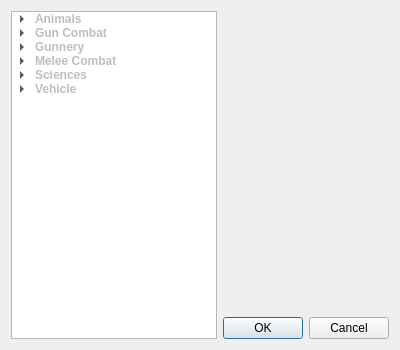
<?xml version="1.0" encoding="UTF-8"?>
<ui version="4.0">
 <class>SkillCascadeDialog</class>
 <widget class="QDialog" name="SkillCascadeDialog">
  <property name="geometry">
   <rect>
    <x>0</x>
    <y>0</y>
    <width>400</width>
    <height>350</height>
   </rect>
  </property>
  <property name="windowTitle">
   <string>Cascade Skill Dialog</string>
  </property>
  <layout class="QGridLayout" name="gridLayout">
   <item row="1" column="1">
    <widget class="QDialogButtonBox" name="buttonBox">
     <property name="orientation">
      <enum>Qt::Horizontal</enum>
     </property>
     <property name="standardButtons">
      <set>QDialogButtonBox::Cancel|QDialogButtonBox::Ok</set>
     </property>
    </widget>
   </item>
   <item row="0" column="1">
    <widget class="QLabel" name="label">
     <property name="text">
      <string/>
     </property>
    </widget>
   </item>
   <item row="0" column="0" rowspan="2">
    <widget class="QTreeWidget" name="treeWidget">
     <property name="autoScroll">
      <bool>false</bool>
     </property>
     <property name="editTriggers">
      <set>QAbstractItemView::NoEditTriggers</set>
     </property>
     <property name="rootIsDecorated">
      <bool>true</bool>
     </property>
     <property name="itemsExpandable">
      <bool>true</bool>
     </property>
     <attribute name="headerVisible">
      <bool>false</bool>
     </attribute>
     <column>
      <property name="text">
       <string>Cascade Skills</string>
      </property>
     </column>
     <item>
      <property name="text">
       <string>Animals</string>
      </property>
      <property name="toolTip">
       <string>The various specialties of this skill cover different aspects of animal handling.
When this skill is received, the character must immediately select one of the
following: Farming, Riding, Survival, or Veterinary Medicine.</string>
      </property>
      <property name="font">
       <font>
        <weight>75</weight>
        <bold>true</bold>
       </font>
      </property>
      <property name="flags">
       <set>ItemIsDragEnabled|ItemIsDropEnabled|ItemIsUserCheckable</set>
      </property>
      <item>
       <property name="text">
        <string>Farming</string>
       </property>
       <property name="toolTip">
        <string>The character can grow and harvest crops and raise animals. This also covers
hydroponic farming and clone harvesting for food production, at sufficiently
high techlevels.</string>
       </property>
       <property name="flags">
        <set>ItemIsSelectable|ItemIsDragEnabled|ItemIsDropEnabled|ItemIsUserCheckable</set>
       </property>
      </item>
      <item>
       <property name="text">
        <string>Riding</string>
       </property>
       <property name="flags">
        <set>ItemIsSelectable|ItemIsDragEnabled|ItemIsDropEnabled|ItemIsUserCheckable</set>
       </property>
      </item>
      <item>
       <property name="text">
        <string>Survival</string>
       </property>
       <property name="flags">
        <set>ItemIsSelectable|ItemIsDragEnabled|ItemIsDropEnabled|ItemIsUserCheckable</set>
       </property>
      </item>
      <item>
       <property name="text">
        <string>Veterinary Medicine</string>
       </property>
       <property name="flags">
        <set>ItemIsSelectable|ItemIsDragEnabled|ItemIsDropEnabled|ItemIsUserCheckable</set>
       </property>
      </item>
     </item>
     <item>
      <property name="text">
       <string>Gun Combat</string>
      </property>
      <property name="toolTip">
       <string>The various specialties of this skill cover different types of ranged personal
weapons. When this skill is received, the character must immediately select
one of the following: Archery, Energy Pistol, Energy Rifle, Shotgun,
Slug Pistol, or Slug Rifle.</string>
      </property>
      <property name="font">
       <font>
        <weight>75</weight>
        <bold>true</bold>
       </font>
      </property>
      <property name="flags">
       <set>ItemIsDragEnabled|ItemIsDropEnabled|ItemIsUserCheckable</set>
      </property>
      <item>
       <property name="text">
        <string>Archery</string>
       </property>
       <property name="toolTip">
        <string>The character is skilled at using bows and crossbows for hunting or in combat.</string>
       </property>
       <property name="flags">
        <set>ItemIsSelectable|ItemIsDragEnabled|ItemIsDropEnabled|ItemIsUserCheckable</set>
       </property>
      </item>
      <item>
       <property name="text">
        <string>Energy Pistol</string>
       </property>
       <property name="toolTip">
        <string>The character is skilled at using advanced pistol-style energy weapons like
laser pistols and stunners.</string>
       </property>
       <property name="flags">
        <set>ItemIsSelectable|ItemIsDragEnabled|ItemIsDropEnabled|ItemIsUserCheckable</set>
       </property>
      </item>
      <item>
       <property name="text">
        <string>Energy RIfle</string>
       </property>
       <property name="toolTip">
        <string>The character is skilled at using advanced energy weapons like laser rifles or
plasma rifles.</string>
       </property>
       <property name="flags">
        <set>ItemIsSelectable|ItemIsDragEnabled|ItemIsDropEnabled|ItemIsUserCheckable</set>
       </property>
      </item>
      <item>
       <property name="text">
        <string>Shotgun</string>
       </property>
       <property name="toolTip">
        <string>The character is skilled at using shotguns.</string>
       </property>
       <property name="flags">
        <set>ItemIsSelectable|ItemIsDragEnabled|ItemIsDropEnabled|ItemIsUserCheckable</set>
       </property>
      </item>
      <item>
       <property name="text">
        <string>Slug Pistol</string>
       </property>
       <property name="toolTip">
        <string>The character is skilled at using projectile-based pistols like the body pistol or
snub pistol.</string>
       </property>
       <property name="flags">
        <set>ItemIsSelectable|ItemIsDragEnabled|ItemIsDropEnabled|ItemIsUserCheckable</set>
       </property>
      </item>
      <item>
       <property name="text">
        <string>Slug Rifle</string>
       </property>
       <property name="toolTip">
        <string>The character is skilled at using projectile-based rifle weapons such as the
autorifle or gauss rifle.</string>
       </property>
       <property name="flags">
        <set>ItemIsSelectable|ItemIsDragEnabled|ItemIsDropEnabled|ItemIsUserCheckable</set>
       </property>
      </item>
     </item>
     <item>
      <property name="text">
       <string>Gunnery</string>
      </property>
      <property name="toolTip">
       <string>The various specialties of this skill cover different types of devastating
weapons commonly used against vehicles, spaceships and ground
installations. When this skill is received, the character must immediately select
one of the following: Bay Weapons, Heavy Weapons, Screens, Spinal Mounts,
or Turret Weapons.</string>
      </property>
      <property name="font">
       <font>
        <weight>75</weight>
        <bold>true</bold>
       </font>
      </property>
      <property name="flags">
       <set>ItemIsDragEnabled|ItemIsDropEnabled|ItemIsUserCheckable</set>
      </property>
      <item>
       <property name="text">
        <string>Bay Weapons</string>
       </property>
       <property name="toolTip">
        <string>The character is skilled at operating bay weapons on board a ship.</string>
       </property>
       <property name="flags">
        <set>ItemIsSelectable|ItemIsDragEnabled|ItemIsDropEnabled|ItemIsUserCheckable</set>
       </property>
      </item>
      <item>
       <property name="text">
        <string>Heavy Weapons</string>
       </property>
       <property name="toolTip">
        <string>The Heavy Weapons skill covers man-portable and larger weapons that cause
extreme property damage, such as rocket launchers, artillery and plasma
weapons.</string>
       </property>
       <property name="flags">
        <set>ItemIsSelectable|ItemIsDragEnabled|ItemIsDropEnabled|ItemIsUserCheckable</set>
       </property>
      </item>
      <item>
       <property name="text">
        <string>Screens</string>
       </property>
       <property name="toolTip">
        <string>The character is skilled at activating and using a ship’s energy screens like
nuclear dampers or meson screens.</string>
       </property>
       <property name="flags">
        <set>ItemIsSelectable|ItemIsDragEnabled|ItemIsDropEnabled|ItemIsUserCheckable</set>
       </property>
      </item>
      <item>
       <property name="text">
        <string>Spinal Mounts</string>
       </property>
       <property name="toolTip">
        <string>The character is skilled at operating bay or spinal mount weapons on board a
ship. These weapons can be used against other ships or for planetary
bombardment or attacks on stationary targets. Spinal mounts will be covered
in a future supplement.</string>
       </property>
       <property name="flags">
        <set>ItemIsSelectable|ItemIsDragEnabled|ItemIsDropEnabled|ItemIsUserCheckable</set>
       </property>
      </item>
      <item>
       <property name="text">
        <string>Turret Weapons</string>
       </property>
       <property name="toolTip">
        <string>The character is skilled at operating turret-mounted weapons on board a ship.</string>
       </property>
       <property name="flags">
        <set>ItemIsSelectable|ItemIsDragEnabled|ItemIsDropEnabled|ItemIsUserCheckable</set>
       </property>
      </item>
     </item>
     <item>
      <property name="text">
       <string>Melee Combat</string>
      </property>
      <property name="toolTip">
       <string>The various specialties of this skill cover different types of personal melee
combat weapons. When this skill is received, the character must immediately
select one of the following: Natural Weapons, Bludgeoning Weapons, Piercing
Weapons or Slashing Weapons.</string>
      </property>
      <property name="font">
       <font>
        <weight>75</weight>
        <bold>true</bold>
       </font>
      </property>
      <property name="flags">
       <set>ItemIsDragEnabled|ItemIsDropEnabled|ItemIsUserCheckable</set>
      </property>
      <item>
       <property name="text">
        <string>Bludgeoning Weapons</string>
       </property>
       <property name="toolTip">
        <string>The character is skilled at using bludgeoning weapons, such as clubs, staffs
and really big wrenches, in personal combat.</string>
       </property>
       <property name="flags">
        <set>ItemIsSelectable|ItemIsDragEnabled|ItemIsDropEnabled|ItemIsUserCheckable</set>
       </property>
      </item>
      <item>
       <property name="text">
        <string>Natural Weapons</string>
       </property>
       <property name="toolTip">
        <string>The character is skilled at using their natural weapons in personal combat.
Among humans, this includes brawling, martial arts and wrestling.</string>
       </property>
       <property name="flags">
        <set>ItemIsSelectable|ItemIsDragEnabled|ItemIsDropEnabled|ItemIsUserCheckable</set>
       </property>
      </item>
      <item>
       <property name="text">
        <string>Piercing Weapons</string>
       </property>
       <property name="toolTip">
        <string>The character is skilled at using piercing and thrusting weapons, such as
spears and polearms, in personal combat.</string>
       </property>
       <property name="flags">
        <set>ItemIsSelectable|ItemIsDragEnabled|ItemIsDropEnabled|ItemIsUserCheckable</set>
       </property>
      </item>
      <item>
       <property name="text">
        <string>Slashing Weapons</string>
       </property>
       <property name="toolTip">
        <string>The character is skilled at using cutting and slashing weapons, such as swords
and axes, in personal combat.</string>
       </property>
       <property name="flags">
        <set>ItemIsSelectable|ItemIsDragEnabled|ItemIsDropEnabled|ItemIsUserCheckable</set>
       </property>
      </item>
     </item>
     <item>
      <property name="text">
       <string>Sciences</string>
      </property>
      <property name="toolTip">
       <string>The various specialties of this skill cover different areas of scientific study.
When this skill is received, the character must immediately select one of the
following: Life Sciences, Physical Sciences, Social Sciences, or Space
Sciences.</string>
      </property>
      <property name="font">
       <font>
        <weight>75</weight>
        <bold>true</bold>
       </font>
      </property>
      <property name="flags">
       <set>ItemIsDragEnabled|ItemIsDropEnabled|ItemIsUserCheckable</set>
      </property>
      <item>
       <property name="text">
        <string>Life Sciences</string>
       </property>
       <property name="toolTip">
        <string>This skill represents theoretical and practical knowledge derived from the
scientific study of living organisms. This covers a wide range of related fields,
such as biochemistry, biology, botany, cybernetics, genetics, physiology and
psionocology.</string>
       </property>
       <property name="flags">
        <set>ItemIsSelectable|ItemIsDragEnabled|ItemIsDropEnabled|ItemIsUserCheckable</set>
       </property>
      </item>
      <item>
       <property name="text">
        <string>Physical Sciences</string>
       </property>
       <property name="toolTip">
        <string>This skill represents theoretical and practical knowledge derived from the
scientific study of the nature and properties of energy and non-living matter.
This covers a wide range of related fields, such as chemistry, electronics,
geology and physics.</string>
       </property>
       <property name="flags">
        <set>ItemIsSelectable|ItemIsDragEnabled|ItemIsDropEnabled|ItemIsUserCheckable</set>
       </property>
      </item>
      <item>
       <property name="text">
        <string>Social Sciences</string>
       </property>
       <property name="toolTip">
        <string>This skill represents theoretical and practical knowledge derived from the
scientific study of sophont society and social relationships. This covers a wide
range of related fields, such as archeology, economics, history, philosophy,
psychology and sophontology.</string>
       </property>
       <property name="flags">
        <set>ItemIsSelectable|ItemIsDragEnabled|ItemIsDropEnabled|ItemIsUserCheckable</set>
       </property>
      </item>
      <item>
       <property name="text">
        <string>Space Sciences</string>
       </property>
       <property name="toolTip">
        <string>This skill represents theoretical and practical knowledge derived from several
scientific disciplines that study phenomena occurring in interplanetary and
interstellar space, and the celestial bodies that exist within that space. This
covers a wide range of related fields, such as astronomy, cosmology,
planetology and xenology.</string>
       </property>
       <property name="flags">
        <set>ItemIsSelectable|ItemIsDragEnabled|ItemIsDropEnabled|ItemIsUserCheckable</set>
       </property>
      </item>
     </item>
     <item>
      <property name="text">
       <string>Vehicle</string>
      </property>
      <property name="toolTip">
       <string>The various specialties of this skill cover different types of planetary
transportation. When this skill is received, the character must immediately
select one of the following: Aircraft, Mole, Tracked Vehicle, Watercraft, or
Wheeled Vehicle.</string>
      </property>
      <property name="font">
       <font>
        <weight>75</weight>
        <bold>true</bold>
       </font>
      </property>
      <property name="flags">
       <set>ItemIsDragEnabled|ItemIsDropEnabled|ItemIsUserCheckable</set>
      </property>
      <item>
       <property name="text">
        <string>Aircraft</string>
       </property>
       <property name="toolTip">
        <string>The various specialties of this skill cover different types of flying vehicles.
When this skill is received, the character must immediately select one of the
following: Airship, Grav Vehicle, Rotor Aircraft or Winged Aircraft.</string>
       </property>
       <property name="font">
        <font>
         <weight>75</weight>
         <bold>true</bold>
        </font>
       </property>
       <property name="flags">
        <set>ItemIsDragEnabled|ItemIsDropEnabled|ItemIsUserCheckable</set>
       </property>
       <item>
        <property name="text">
         <string>Grav Vehicle</string>
        </property>
        <property name="toolTip">
         <string>This skill grants the ability to properly maneuver and perform basic, routine
maintenance on air/rafts and other vehicles that use gravitic technology. Grav
vehicles have theoretically perfect maneuverability and can hover, but skill
checks may be necessary when performing high-speed aerobatics.</string>
        </property>
        <property name="flags">
         <set>ItemIsSelectable|ItemIsDragEnabled|ItemIsDropEnabled|ItemIsUserCheckable</set>
        </property>
       </item>
       <item>
        <property name="text">
         <string>Rotor Aircraft</string>
        </property>
        <property name="toolTip">
         <string>This skill grants the ability to properly maneuver and perform basic, routine
maintenance on helicopters, hovercraft and other similar craft. Rotor aircraft
can hover but may require skill checks to keep steady in the face of adverse
environmental conditions.</string>
        </property>
        <property name="flags">
         <set>ItemIsSelectable|ItemIsDragEnabled|ItemIsDropEnabled|ItemIsUserCheckable</set>
        </property>
       </item>
       <item>
        <property name="text">
         <string>Winged Aircraft</string>
        </property>
        <property name="toolTip">
         <string>This skill grants the ability to properly maneuver and perform basic, routine
maintenance on jets and other airplanes using a lifting body. Winged aircraft
must keep moving forwards or they will stall and fall out of the sky.</string>
        </property>
        <property name="flags">
         <set>ItemIsSelectable|ItemIsDragEnabled|ItemIsDropEnabled|ItemIsUserCheckable</set>
        </property>
       </item>
      </item>
      <item>
       <property name="text">
        <string>Ground Vehicle</string>
       </property>
       <property name="toolTip">
        <string>The various specialties of this skill cover different types of ground-based
vehicles. When this skill is received, the character must immediately select one
of the following: Mole, Tracked Vehicle or Wheeled Vehicle.</string>
       </property>
       <property name="font">
        <font>
         <weight>75</weight>
         <bold>true</bold>
        </font>
       </property>
       <property name="flags">
        <set>ItemIsDragEnabled|ItemIsDropEnabled|ItemIsUserCheckable</set>
       </property>
       <item>
        <property name="text">
         <string>Mole</string>
        </property>
        <property name="toolTip">
         <string>This skill grants the ability to properly maneuver and perform basic, routine
maintenance on vehicles that move through solid matter using drills or other
earth-moving technologies, like plasma torches or cavitation.</string>
        </property>
        <property name="flags">
         <set>ItemIsSelectable|ItemIsDragEnabled|ItemIsDropEnabled|ItemIsUserCheckable</set>
        </property>
       </item>
       <item>
        <property name="text">
         <string>Tracked Vehicle</string>
        </property>
        <property name="toolTip">
         <string>This skill grants the ability to properly maneuver and perform basic, routine
maintenance on tanks and other vehicles that move on tracks.</string>
        </property>
        <property name="flags">
         <set>ItemIsSelectable|ItemIsDragEnabled|ItemIsDropEnabled|ItemIsUserCheckable</set>
        </property>
       </item>
       <item>
        <property name="text">
         <string>Wheeled Vehicle</string>
        </property>
        <property name="toolTip">
         <string>This skill grants the ability to properly maneuver and perform basic, routine
maintenance on automobiles and similar wheeled vehicles.</string>
        </property>
        <property name="flags">
         <set>ItemIsSelectable|ItemIsDragEnabled|ItemIsDropEnabled|ItemIsUserCheckable</set>
        </property>
       </item>
      </item>
      <item>
       <property name="text">
        <string>Watercraft</string>
       </property>
       <property name="toolTip">
        <string>The various specialties of this skill cover different types of watercraft and
ocean travel. When this skill is received, the character must immediately select
one of the following: Motorboats, Ocean Ships, Sailing Ships or Submarine.</string>
       </property>
       <property name="font">
        <font>
         <weight>75</weight>
         <bold>true</bold>
        </font>
       </property>
       <property name="flags">
        <set>ItemIsDragEnabled|ItemIsDropEnabled|ItemIsUserCheckable</set>
       </property>
       <item>
        <property name="text">
         <string>Motorboats</string>
        </property>
        <property name="toolTip">
         <string>This skill grants the ability to properly maneuver and perform basic, routine
maintenance on small motorized watercraft.</string>
        </property>
        <property name="flags">
         <set>ItemIsSelectable|ItemIsDragEnabled|ItemIsDropEnabled|ItemIsUserCheckable</set>
        </property>
       </item>
       <item>
        <property name="text">
         <string>Ocean Ships</string>
        </property>
        <property name="toolTip">
         <string>This skill grants the ability to properly maneuver and perform basic, routine
maintenance on large motorized sea-going ships.</string>
        </property>
        <property name="flags">
         <set>ItemIsSelectable|ItemIsDragEnabled|ItemIsDropEnabled|ItemIsUserCheckable</set>
        </property>
       </item>
       <item>
        <property name="text">
         <string>Sailing Ships</string>
        </property>
        <property name="toolTip">
         <string>This skill grants the ability to properly maneuver and perform basic, routine
maintenance on wind-driven watercraft.</string>
        </property>
        <property name="flags">
         <set>ItemIsSelectable|ItemIsDragEnabled|ItemIsDropEnabled|ItemIsUserCheckable</set>
        </property>
       </item>
       <item>
        <property name="text">
         <string>Submarine</string>
        </property>
        <property name="toolTip">
         <string>This skill grants the ability to properly maneuver and perform basic, routine
maintenance on vehicles that travel underwater.</string>
        </property>
        <property name="flags">
         <set>ItemIsSelectable|ItemIsDragEnabled|ItemIsDropEnabled|ItemIsUserCheckable</set>
        </property>
       </item>
      </item>
     </item>
    </widget>
   </item>
  </layout>
 </widget>
 <resources/>
 <connections>
  <connection>
   <sender>buttonBox</sender>
   <signal>accepted()</signal>
   <receiver>SkillCascadeDialog</receiver>
   <slot>accept()</slot>
   <hints>
    <hint type="sourcelabel">
     <x>248</x>
     <y>254</y>
    </hint>
    <hint type="destinationlabel">
     <x>157</x>
     <y>274</y>
    </hint>
   </hints>
  </connection>
  <connection>
   <sender>buttonBox</sender>
   <signal>rejected()</signal>
   <receiver>SkillCascadeDialog</receiver>
   <slot>reject()</slot>
   <hints>
    <hint type="sourcelabel">
     <x>316</x>
     <y>260</y>
    </hint>
    <hint type="destinationlabel">
     <x>286</x>
     <y>274</y>
    </hint>
   </hints>
  </connection>
  <connection>
   <sender>treeWidget</sender>
   <signal>itemSelectionChanged()</signal>
   <receiver>SkillCascadeDialog</receiver>
   <slot>Select()</slot>
   <hints>
    <hint type="sourcelabel">
     <x>113</x>
     <y>174</y>
    </hint>
    <hint type="destinationlabel">
     <x>199</x>
     <y>174</y>
    </hint>
   </hints>
  </connection>
  <connection>
   <sender>treeWidget</sender>
   <signal>itemDoubleClicked(QTreeWidgetItem*,int)</signal>
   <receiver>SkillCascadeDialog</receiver>
   <slot>SelectAndAccept()</slot>
   <hints>
    <hint type="sourcelabel">
     <x>113</x>
     <y>174</y>
    </hint>
    <hint type="destinationlabel">
     <x>199</x>
     <y>174</y>
    </hint>
   </hints>
  </connection>
 </connections>
 <slots>
  <slot>Select()</slot>
  <slot>SelectAndAccept()</slot>
 </slots>
</ui>
